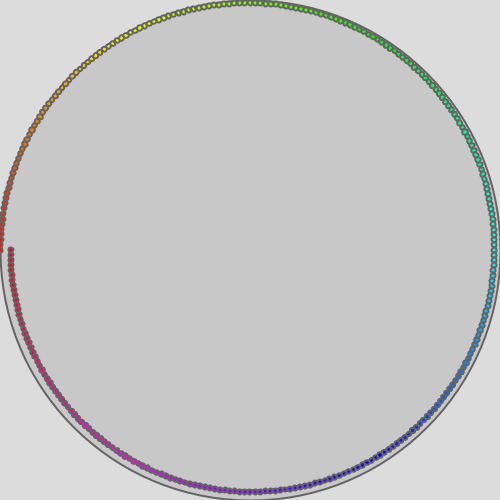
Frame 1 (no input)
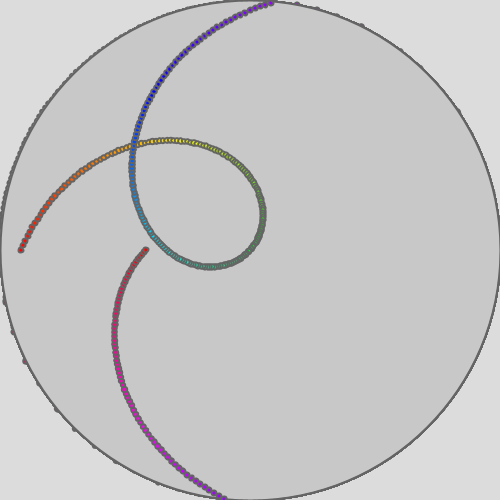
Frame 60 (the mouse pressed at the canvas centre just before this capture)
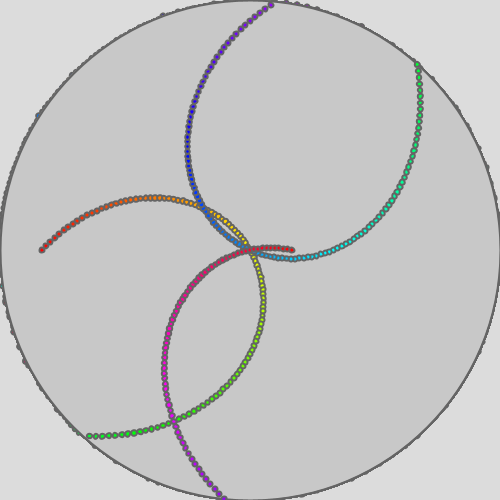
Frame 120 (the mouse held since frame 60 and released just before this capture)

The Processing sketch that drew these frames (run headless with seeded random() and noise(); from frame 60 on, the mouse is pressed at the canvas centre):

// Processing sketch: cycle
// ── cycle.pde
static final int FRAME_RATE = 60; 

void setup() {
  size(500, 500);
  background(220);
  colorMode(HSB);
  stroke(100);
  strokeWeight(2);
  frameRate(FRAME_RATE);
}

void draw() {
  fill(200);
  pushMatrix();
  translate(width/2, height/2);
  ellipse(0, 0, width, height); 
  
  final int lines = 300;
  for (int i = 0; i <= lines; i+=1) {
    fill(map((float)i, 0, lines, 0, 255), 255, 255);
    pushMatrix();
    rotate(((float)i / (float)lines) * TAU);
    double bpm = (double)i + 10;
    float cycle_pos = map((float)beat(bpm), 0.0, 4.0, -width/2, width/2);
    ellipse(cycle_pos, 0, 5, 5);
    popMatrix();
  }
  popMatrix();
}

double beat(double bpm) {
  final double current_second = (double)frameCount / FRAME_RATE;
  final double beats_per_second = bpm / 60.0;
  return (current_second * beats_per_second) % 4.0;
}
